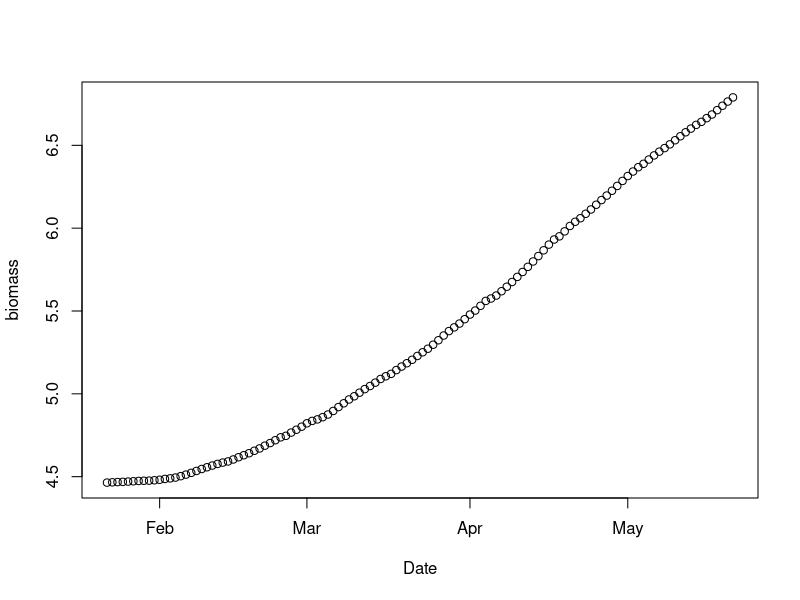
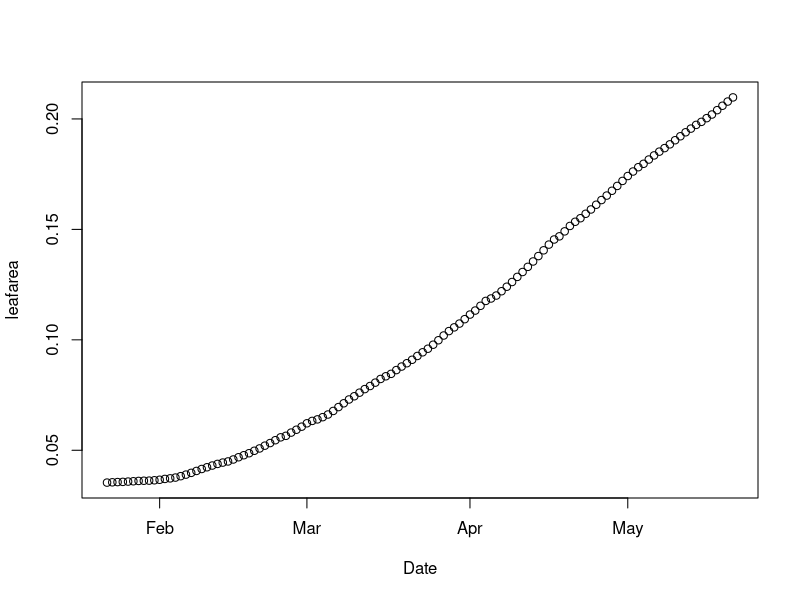

These charts were generated, in order, by the following R code: (Note: this script raises an error after producing the figures.)
#experiment length---------------------------------------------------------------------
numdays <- as.numeric(as.Date("2013-05-21") - as.Date("2013-01-21"))

#pre seedling data for intial biomass and leaf area (use mean)-------------------------
seedling_pre <- read.csv("raw data/seedling_initial.csv")
seedling_pre$seedling_mass <- with(seedling_pre, leaf_mass+root_mass+wood_mass)
leaffractions <- mean (seedling_pre$leaf_mass/seedling_pre$seedling_mass)
#average mass of seedlings at start
mass_mean <- mean(seedling_pre$seedling_mass)
mean_leafnum <- mean(seedling_pre$leaf_numb)

#mean lma and leafarea (apply to intial leaf )-----------------------------------------
#need to pull leaf area from somewhere
lma <- read.csv("calculated data/leafmassarea.csv")
lma_mean <- mean(lma$massarea)
leafarea_mean <- (mean(lma$area))/10000
#average starting leaf area
LA_start <- (mean_leafnum * leafarea_mean) #(m2)

#read in Cnetm2day---------------------------------------------------------------------
Cday <- read.csv("calculated data/cgain_date.csv")

Cday_test1 <- subset(Cday, ID == "1-8") #5l
#Cday_test2 <- subset(Cday, ID == "3-2") #free

#date is for plotting, starts day2
Date <- as.Date(Cday_test1[2:121,2])

#model parameters and empty vectors----------------------------------------------------

#vector with only Cgain
Cday_id <- Cday_test1[,3]

leafrac <- .25
sla <- .3

leafarea <- vector()
  leafarea[1] <- LA_start

biomass <- vector()
  biomass[1] <- mass_mean

#run model simulation------------------------------------------------------------------
for (i in 2:numdays) {
  production <- Cday_id[i-1] * leafarea[i-1]
  biomass[i] <- biomass[i-1] + production
  leafarea[i] <- leafarea[i-1] + (production*leafrac*sla)
}

Cgain_loop <- data.frame(biomass=biomass, leafarea=leafarea, Date=Date)
plot(biomass~Date, data=Cgain_loop)
plot(leafarea~Date, data=Cgain_loop)


####attempts to run through all ID's
require(plyr)
#need to split Cday, but also get a list of 49 that only include the Cgain vector

cday_sp2 <- dlply(Cday, .(ID))
cday_sp3 <- lapply(cday_sp2, )

cday_sp <- split(Cday[,c(1,3)], "ID", drop=TRUE)


cday_sp2 <- cday_sp[[1]]$Adayumol

modelfunction <- function(x) {
  for (i in 2:numdays) {
    production <- x[i-1] * leafarea[i-1]
    biomass[i] <- biomass[i-1] + production
    leafarea[i] <- leafarea[i-1] + (production*leafrac*sla)
  }
}

Cid <- Cday[,c(1,3)]

runmodel <- dlply(Cid, .(id), function(x) c(x<- as.vector(x[,2]), modelfunction(x)))

test <- dlply(Cid, .(id), function(x) y<-as.vector(x[,2]))


